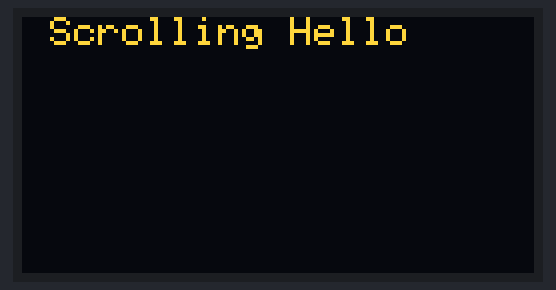
Simulated run of this sketch. Board: Arduino Uno, built with avr-gcc and run on an emulated ATmega328P. On the bench: 128×64 one-colour display. The OLED is the two-colour kind (top 16 rows yellow).

Above: at 2.6 s.
At 3.2 s:
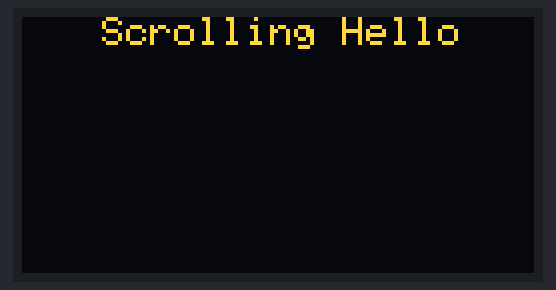
At 3.8 s:
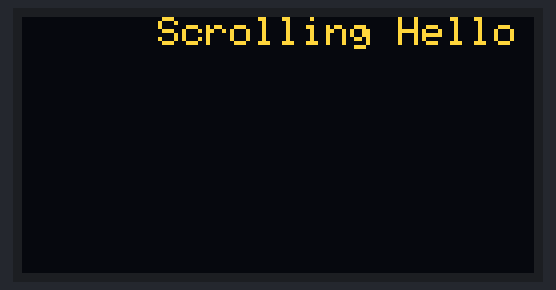
At 5.6 s:
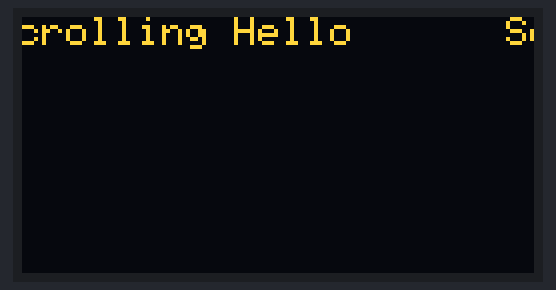
At 6.5 s:
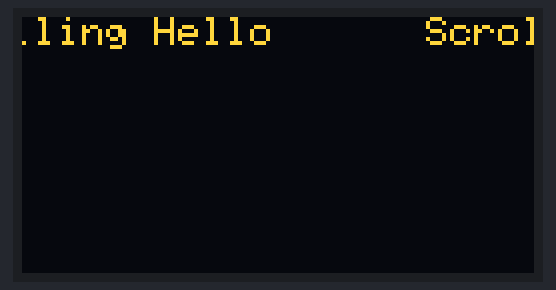
At 7.2 s:
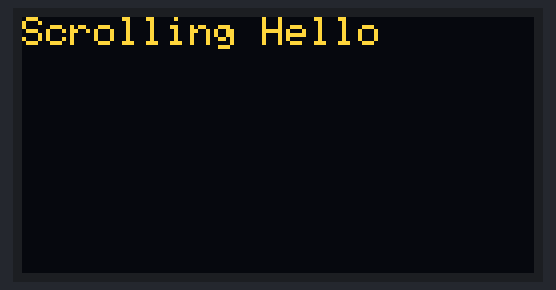

The sketch:

I2C_OLED_Display_Scroll.ino
```cpp
/*
  I2C OLED Display - Scroll

  It scrolls a message horizontally in the screen and goes back.
*/

#include <Wire.h>
#include <Adafruit_GFX.h>
#include <Adafruit_SSD1306.h>

#define SCREEN_WIDTH 128
#define SCREEN_HEIGHT 64

// Declaration for a SSD1306 display connected to I2C (SDA, SCL pins)
Adafruit_SSD1306 display(SCREEN_WIDTH, SCREEN_HEIGHT, &Wire, -1);

void setup(){
  Serial.begin(9600);

  if(!display.begin(SSD1306_SWITCHCAPVCC, 0x3C)){ // Address 0x3D for 128x64
    Serial.println(F("SSD1306 allocation failed"));
    while(1);
  }
  delay(2000);

  display.clearDisplay();
  display.setTextSize(1);
  display.setTextColor(WHITE);
  display.setCursor(0, 0);
  display.println("Scrolling Hello");
  display.display();
  delay(100);
}

void loop(){
  // Scroll to right
  display.startscrollright(0x00, 0x0F);
  delay(2000);
  display.stopscroll();
  delay(1000);
  // Scroll to left
  display.startscrollleft(0x00, 0x0F);
  delay(2000);
  display.stopscroll();
  delay(1000);
}
```

Measured:
- by itself, everything shown: repeats every 6.0 s, in 14 steps
- what the display in image 5 shows lasts 1.3 s, from 7.2 s to 8.5 s
